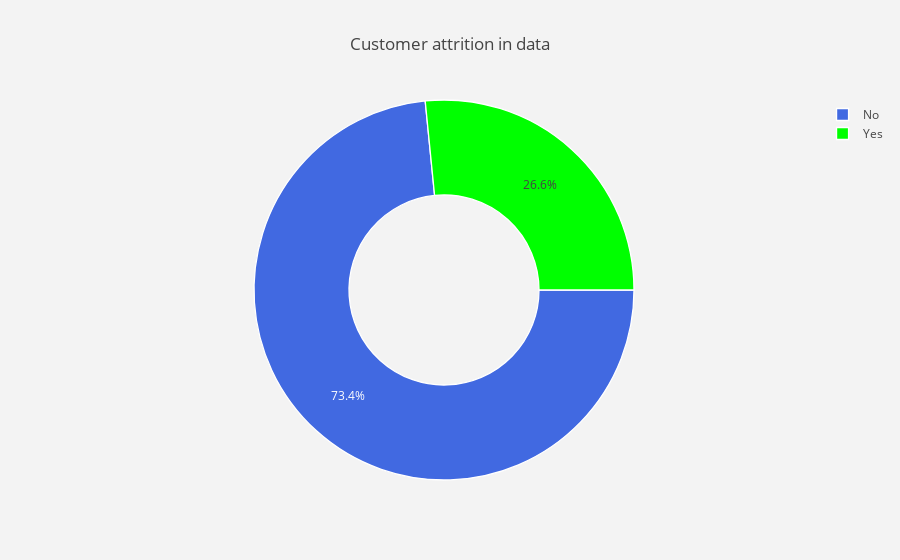

The notebook cell saved with this chart:
### Markdown cell above
## <a id='3.1'>3.1. Customer attrition in data</a>

### Code cell
#labels
lab = telcom["Churn"].value_counts().keys().tolist()
#values
val = telcom["Churn"].value_counts().values.tolist()

trace = go.Pie(labels = lab ,
               values = val ,
               marker = dict(colors =  [ 'royalblue' ,'lime'],
                             line = dict(color = "white",
                                         width =  1.3)
                            ),
               rotation = 90,
               hoverinfo = "label+value+text",
               hole = .5
              )
layout = go.Layout(dict(title = "Customer attrition in data",
                        plot_bgcolor  = "rgb(243,243,243)",
                        paper_bgcolor = "rgb(243,243,243)",
                       )
                  )

data = [trace]
fig = go.Figure(data = data,layout = layout)
py.iplot(fig)

### Figure 1 — Plotly figure (JSON) as saved in the notebook; plotly's stock layout.template omitted (floating-point values rounded to 4 significant figures)
{"data": [{"hole": 0.5, "hoverinfo": "label+value+text", "labels": ["No", "Yes"], "marker": {"colors": ["royalblue", "lime"], "line": {"color": "white", "width": 1.3}}, "rotation": 90, "values": [5163, 1869], "type": "pie", "uid": "a6021a40-5bba-11ea-944f-d1d446af090e"}], "layout": {"paper_bgcolor": "rgb(243,243,243)", "plot_bgcolor": "rgb(243,243,243)", "title": "Customer attrition in data"}}
